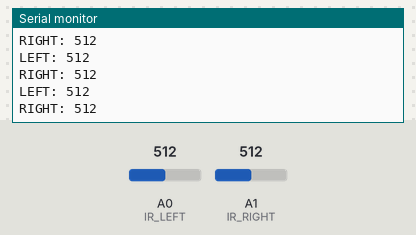
The sketch below on a simulated Arduino Uno, built with avr-gcc and run on an emulated ATmega328P. Parts: the last lines printed to the serial monitor. Inputs (shaded band) come from the test bench; at power-on: A0 (IR_LEFT) = 512, A1 (IR_RIGHT) = 512.

Above: at 1.2 s.
1.3 s: A0 (IR_LEFT) set to 992
At 2.2 s:
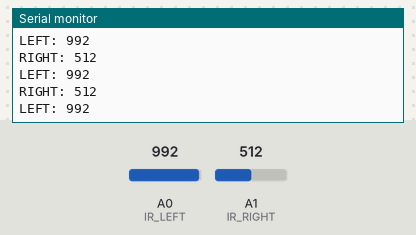
2.8 s: A0 (IR_LEFT) set to 1017
At 3.6 s:
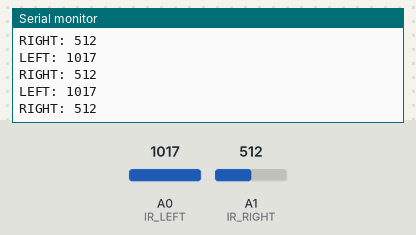
4.3 s: A1 (IR_RIGHT) set to 105
At 5.1 s:
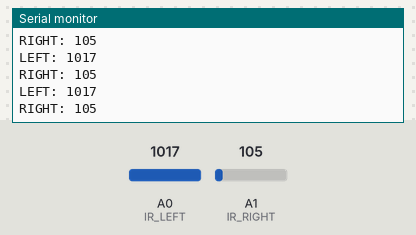
5.8 s: A1 (IR_RIGHT) set to 93
At 6.5 s:
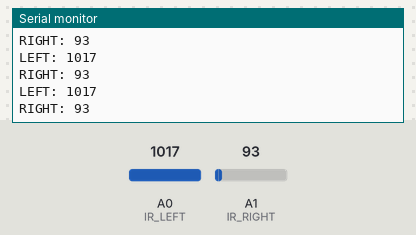
8.8 s: A1 (IR_RIGHT) set to 11
At 9.9 s:
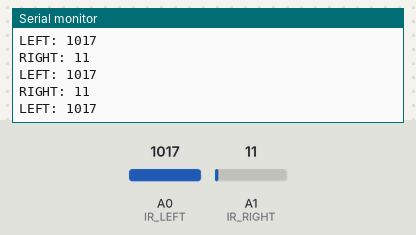
11.8 s: A1 (IR_RIGHT) set to 8
At 12.4 s:
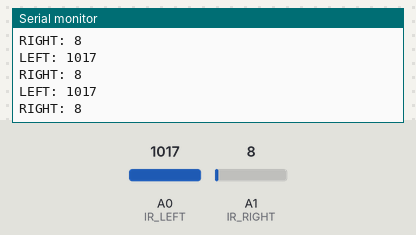
Timing chart, 0 to 14.3 s (numbered marks = the images above; inputs shaded):
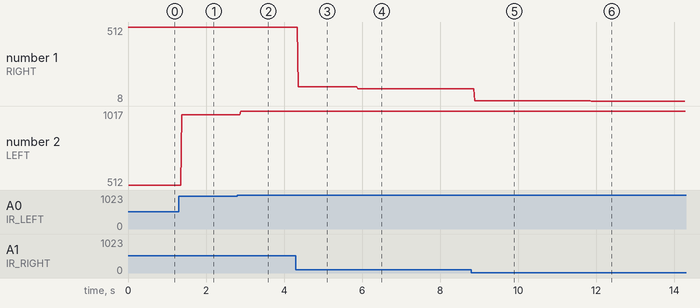

The sketch:

ir.ino
```cpp
#define IR_LEFT A0
#define IR_RIGHT A1

void setup() {
  // put your setup code here, to run once:
    pinMode(IR_LEFT, INPUT);
    pinMode(IR_RIGHT, INPUT);
    Serial.begin(9600);
}

void loop() {
  // put your main code here, to run repeatedly:
    int output_right = analogRead(IR_RIGHT);
    Serial.print("RIGHT: ");
    Serial.println(output_right);

    int output_left = analogRead(IR_LEFT);
    Serial.print("LEFT: ");
    Serial.println(output_left);
}
```

Measured:
- the behaviour switches between 999 and 1000 on A0 (IR_LEFT) (found by bisection; images 1 and 2)
- the behaviour switches between 10 and 9 on A1 (IR_RIGHT) (found by bisection; images 5 and 6)
- after the input at 1.3 s, the serial monitor: prints a new line after 0.08 s (image 1)
- after the input at 2.8 s, the serial monitor: prints a new line after 0.08 s (image 2)
- after the input at 4.3 s, the serial monitor: prints a new line after 0.07 s (image 3)
- after the input at 5.8 s, the serial monitor: prints a new line after 0.09 s (image 4)
- after the input at 8.8 s, the serial monitor: prints a new line after 0.08 s (image 5)
- after the input at 11.8 s, the serial monitor: prints a new line after 0.07 s (image 6)
